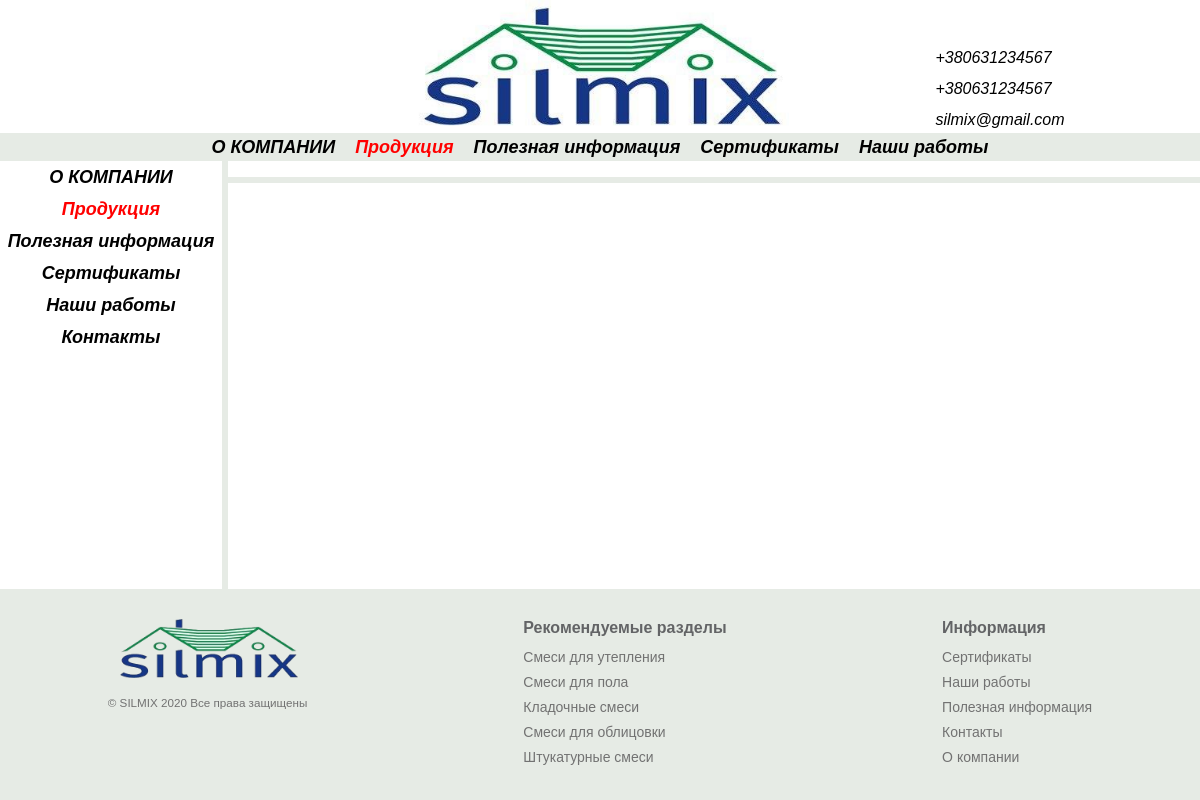
The page /smesi-dlya-oblicovki/ on the database as committed earlier.
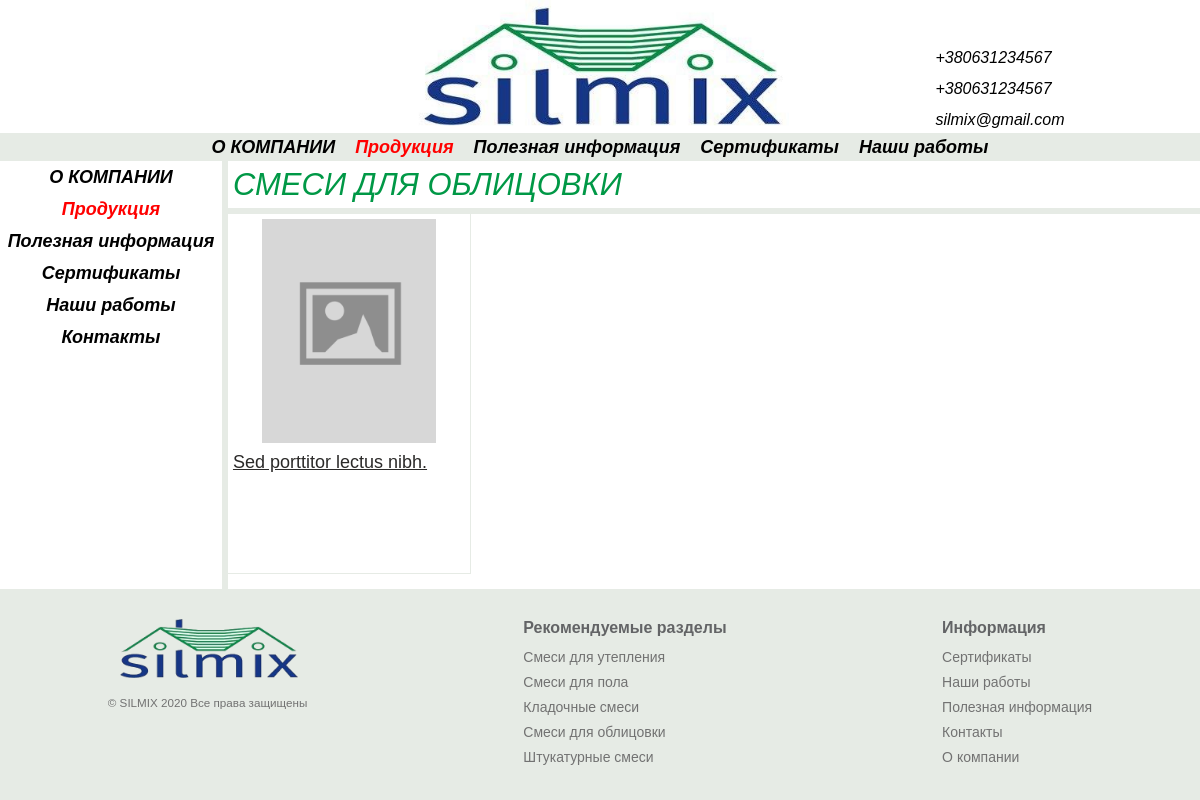
The same page on the database as committed later.
### catalog/models.py (models this page shows, shortened)
class Product(models.Model):
    name = models.CharField('Название', max_length=150)
    price = models.FloatField('Цена', blank=True, null=True)
    title = models.CharField(
        "СЕО  Заголовок", max_length=165, null=True, blank=True,
        default=''
    )
    seoDescription = models.TextField(
        'СЕО описание страницы с товаром(скрытое)', blank=True, null=True
    )
    seoKeywords = models.TextField(
        'СЕО ключевые фразы', blank=True, null=True
    )
    description = RichTextField('Описание на странице', null=True, blank=True)
    position = models.FloatField(
        'Позиция', blank=True, null=True, default=0
    )
    discount = models.BooleanField('Скидка', blank=True, default=False)
    sertificate = models.BooleanField('Сертификат', blank=True, default=False)
    category = models.ForeignKey(
        Category, verbose_name="Категория", on_delete=models.CASCADE
    )
    def seoInfo(self):
        if len(self.seoDescription) == 0 and self.title == None:
            return 'Отсутствует'
        elif len(self.seoDescription) != 0 and self.title != None:
            return 'Настроено'
        else:
            return 'Не полное'
        return 'Ошибка'
    seoInfo.short_description = 'SEO товара'
    productImage = VersatileImageField(
        verbose_name='Photo', ppoi_field='ppoi', blank=True,
    )
    ppoi = PPOIField()
    slug = models.CharField(max_length=200, null=True)
    class Meta:
        verbose_name_plural = 'Товары'
        verbose_name = 'Товар'
        ordering = ['-position']

class Category(models.Model):
    UTEPLENIE = 'UT'
    POL = 'PO'
    KLADKA = 'KL'
    OBLICOVKA = 'OB'
    SHTUKATURKA = 'SH'
    CATEGORIES = (
        (UTEPLENIE, 'Смеси для утепления'),
        (POL, 'Смеси для пола'),
        (KLADKA, 'Кладочные смеси'),
        (OBLICOVKA, 'Смеси для облицовки'),
        (SHTUKATURKA, 'Штукатурные смеси'),
    )
    categoryName = models.CharField(
        'Название категории', max_length=2,
        choices=CATEGORIES, primary_key=True,
    )
    slugUrl = models.CharField(
        'Адрес страницы', max_length=200, null=True,
        blank=True
    )
    categoryImage = VersatileImageField(
        verbose_name='Image', ppoi_field='ppoi', blank=True,
        null=True
    )
    ppoi = PPOIField()
    def __str__(self):
        for item in self.CATEGORIES:
            if item[0] == self.categoryName:
                return str(item[1])
        return str(self.categoryName)
    class Meta:
        verbose_name_plural = 'Категории товаров'
        verbose_name = 'Категория товаров'

### frontend/views.py (the view)
# urls.py: path('smesi-dlya-oblicovki/', views.forCladding, name='oblicovka'),
def forCladding(request):
    products = Product.objects.filter(category='OB')
    content = Page.objects.get(page='smesi-dlya-oblicovki')
    return render(request, 'frontend/products.html', {
        'index': True,
        'content': content,
        'products': products
    })

### frontend/templates/frontend/products.html (shortened to what this page needs)
{% extends 'frontend/base.html' %}
{% load static %}
{% block meta %}
<link rel="stylesheet" href="{% static 'frontend/css/products.css' %}">
{% endblock meta %}
{% block content %}
<div class="title">
    <h1>{{ products.0.category}}</h1>
</div>
<ul class="products">
    {% for item in products %}
    <li class="item">
        <a href="{{ item.get_absolute_url }}{{ item.slug }}" class="item__image">
            <img src="
                    {% if item.productImage %}
            /media/{{ item.productImage }}
            {% else %}
            {% static 'frontend/images/placeholder.png' %}
            {% endif %}" alt="{{ item.name }} - Silmix">
        </a>
        <div class='item__description-box'>
            <a href="{{ item.get_absolute_url }}{{ item.slug }}" class="item__name">{{ item.name }}</a>
        </div>
    </li>
    {% endfor %}
</ul>
{% endblock content %}

Rows that differ between the two databases and show on the page:
added Product: category.categoryName "СМЕСИ ДЛЯ ОБЛИЦОВКИ", name "Sed porttitor lectus nibh."
